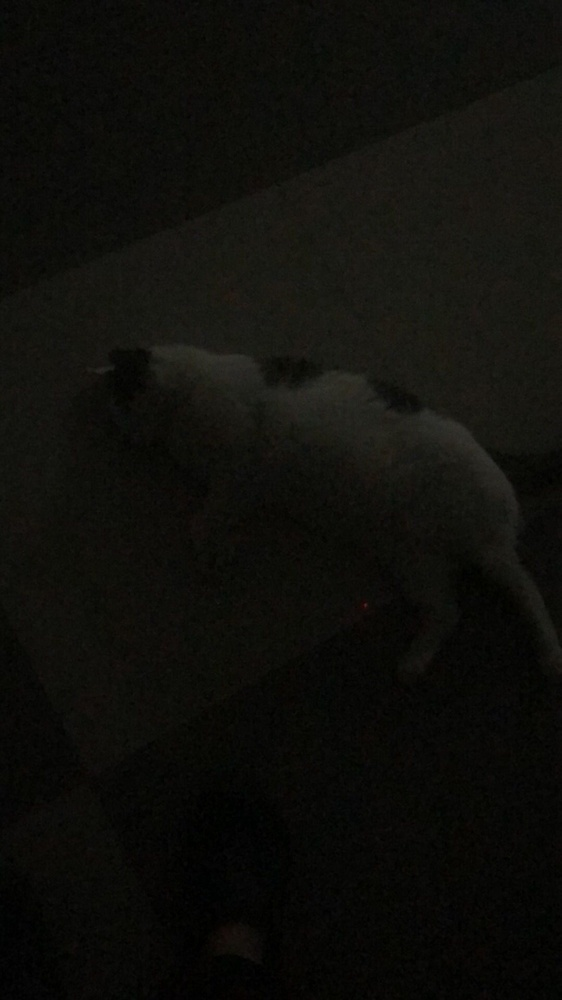
#> input picture CIS2/HistogramEqualiztion/cat002.jpg, 562 x 1000 px, shrunk from 1080 x 1920 before the run
$ python he2.py
#> lines starting #> are read from the running program, lines starting #| are printed output that depends on the picture
# -*- coding: utf-8 -*-
"""
Created on Mon Oct  5 08:32:14 2020

@author: chen
"""

from PIL import Image
import numpy as np
import matplotlib.pyplot as plt
#
#url="nightview.png"
#url="livingroom.png"
# url='cat001.jpg'
url='cat002.jpg'
#url='cat003.jpg'
#url="nocat.jpg"
img=np.array(Image.open(url).convert('L'))


MN=img.shape[0]*img.shape[1]
#> MN = 562000

ifla=img.flatten()
cot=np.bincount(ifla,minlength=256)
#> cot = 256 values, max 35088 at index 13, min 0 at index 53, mean 2195.3
nk=cot/(MN)#512*512
#> nk = 256 values, max 0.0624 at index 13, min 0 at index 53, mean 0.00391

sk=np.zeros(256)
for k in range(0,256):
    sk[k]=255*nk[0:k].sum()
    print("k is ",k,"sk  is",sk[k] )
#> after the loop, sk = 256 values, max 255 at index 53, min 0 at index 0, mean 240

img1=img.copy()
for pix in range(0,256):
    img1[img==pix]=sk[pix]
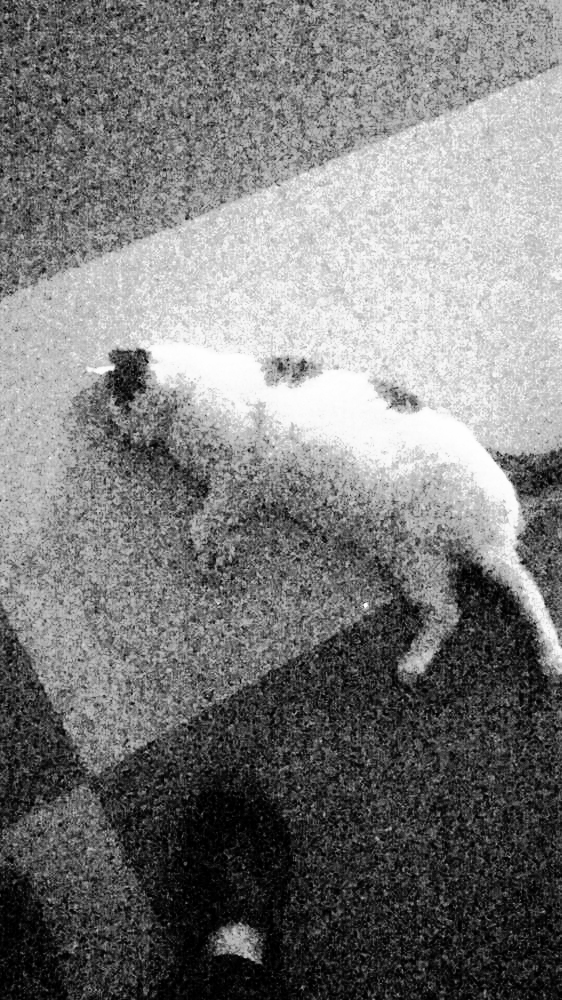
#> img1: shape (1000, 562); min 0, max 254, mean 121.6

#img1=sk[img]
#Image.fromarray(img1).show()
plt.figure(figsize=(15,5))
plt.subplot(1,2,1)
plt.title("origin")
plt.imshow(Image.open(url),'gray')

plt.subplot(1,2,2)
plt.title("processed")
plt.imshow(img1,'gray')

plt.show()
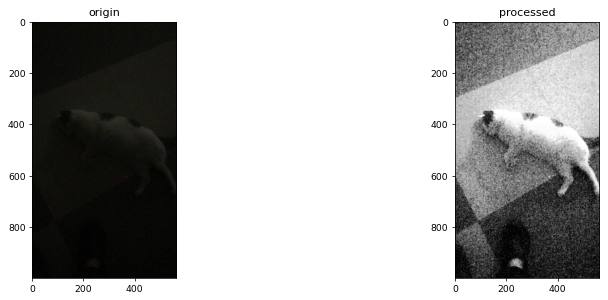
#> figure drawn by matplotlib, 2 panels

$ run again, with CIS2/HistogramEqualiztion/nightview.png saved as CIS2/HistogramEqualiztion/cat002.jpg
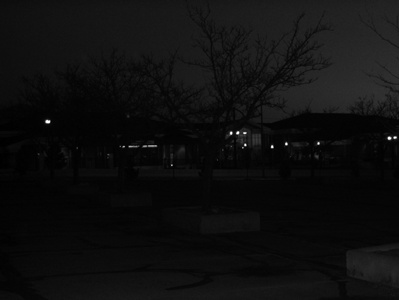
#> input picture CIS2/HistogramEqualiztion/nightview.png, 399 x 300 px
#> img is the input picture: shape (300, 399); min 0, max 255, mean 14.8
#> cot = 256 values, max 10646 at index 6, min 0 at index 71, mean 467.6
#> nk = 256 values, max 0.0889 at index 6, min 0 at index 71, mean 0.00391
#> after the loop `for k in range(0,256):`: sk = 256 values, max 255 at index 255, min 0 at index 0, mean 239.2
#> after the loop `for pix in range(0,256):`:
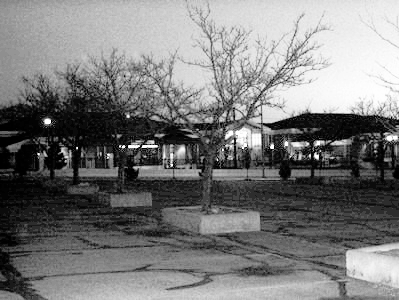
#> img1: shape (300, 399); min 0, max 254, mean 121.8
#> `plt.show()`:
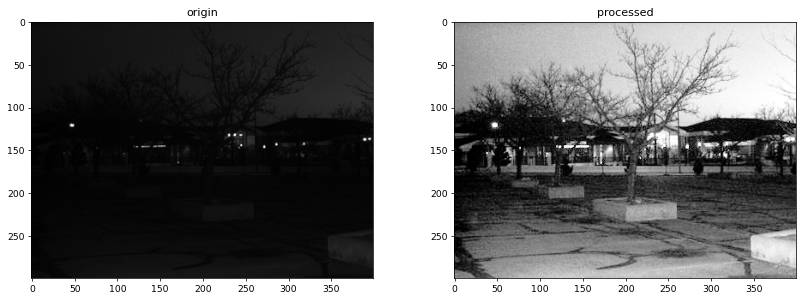
#> figure drawn by matplotlib, 2 panels

$ run again, with CIS2/HistogramEqualiztion/livingroom.png saved as CIS2/HistogramEqualiztion/cat002.jpg
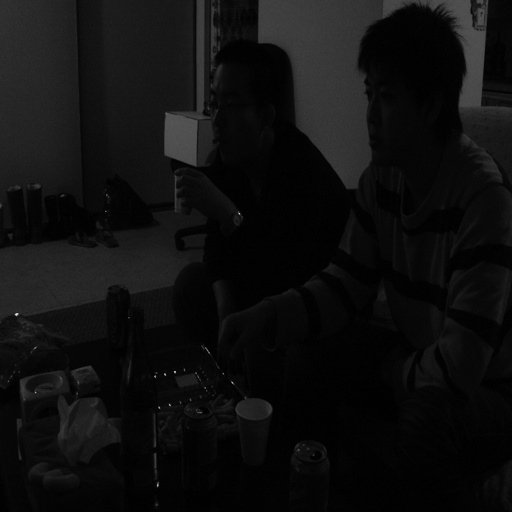
#> input picture CIS2/HistogramEqualiztion/livingroom.png, 512 x 512 px
#> img is the input picture: shape (512, 512); min 0, max 227, mean 15.2
#> cot = 256 values, max 33598 at index 2, min 0 at index 89, mean 1024
#> nk = 256 values, max 0.128 at index 2, min 0 at index 89, mean 0.00391
#> after the loop `for k in range(0,256):`: sk = 256 values from 0 to 255
#> after the loop `for pix in range(0,256):`:
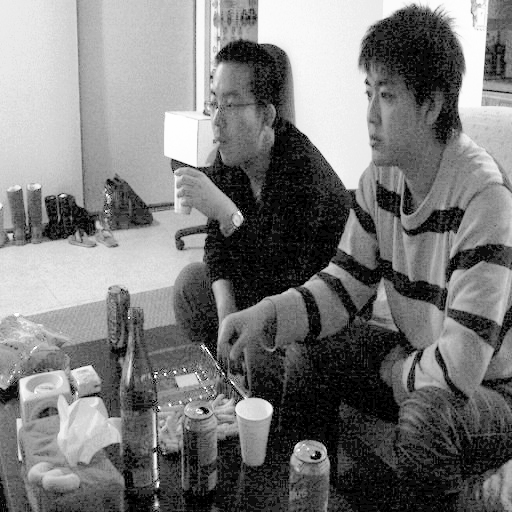
#> img1: shape (512, 512); min 0, max 254, mean 121.1
#> `plt.show()`:
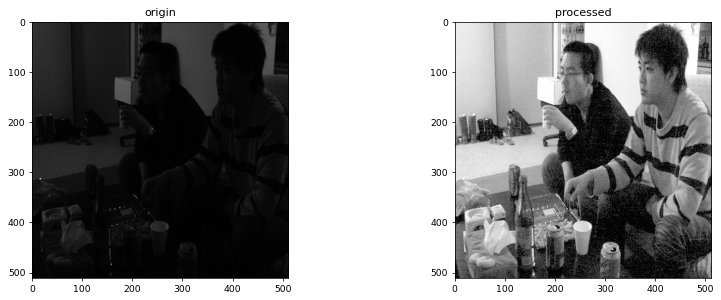
#> figure drawn by matplotlib, 2 panels

$ run again, with CIS2/HistogramEqualiztion/cat001.jpg copied over CIS2/HistogramEqualiztion/cat002.jpg
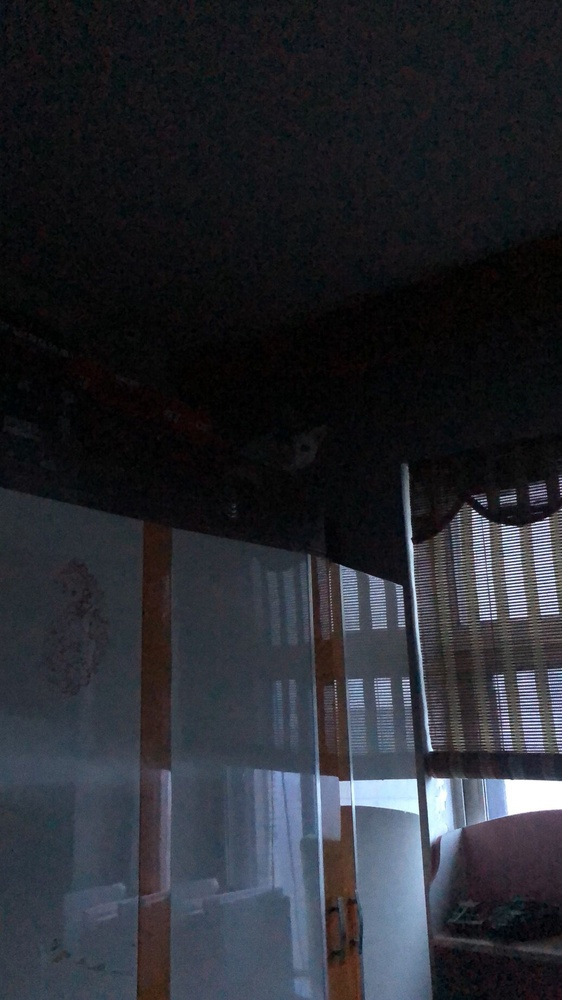
#> input picture CIS2/HistogramEqualiztion/cat001.jpg, 562 x 1000 px, shrunk from 1036 x 1843 before the run
#> cot = 256 values, max 14590 at index 7, min 58 at index 250, mean 2195.3
#> nk = 256 values, max 0.026 at index 7, min 0.000103 at index 250, mean 0.00391
#> after the loop `for k in range(0,256):`: sk = 256 values from 0 to 254.5
#> after the loop `for pix in range(0,256):`:
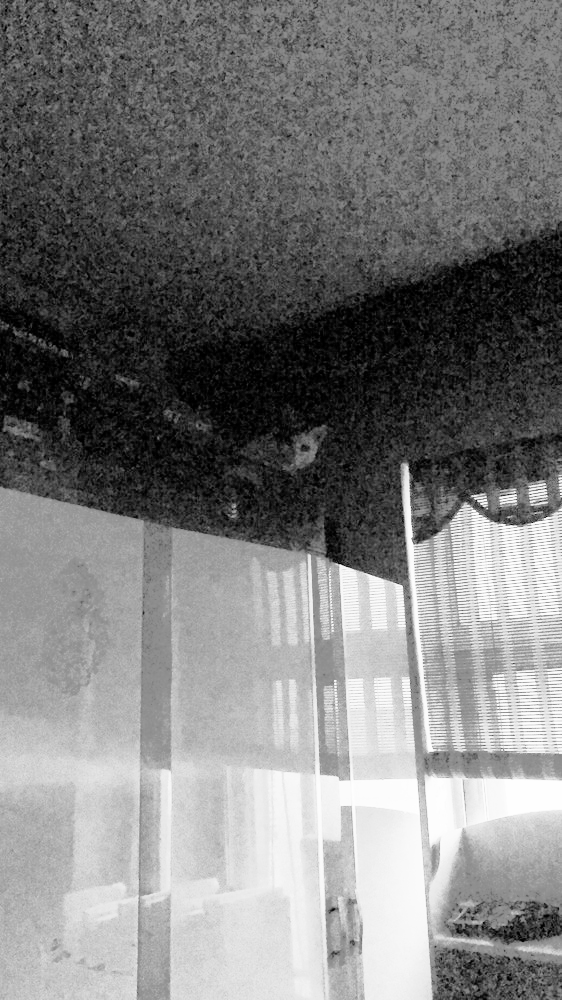
#> img1: shape (1000, 562); min 0, max 254, mean 125.3
#> `plt.show()`:
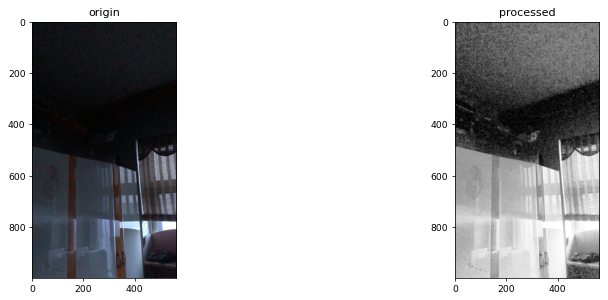
#> figure drawn by matplotlib, 2 panels
